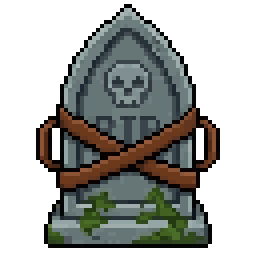
#> input picture tools/heroart/backs/grave.png, 64 x 64 px (shown 4 times larger)
$ python build.py
#> lines starting #> are read from the running program, lines starting #| are printed output that depends on the picture
# Things carried on the back (Nov 13, Skull Shop "Back cosmetics"): 64 px PixelLab pictures -> public/img/hero/backs.webp (one row), and the circling skull aura's skull
import os
from PIL import Image
H = os.path.dirname(os.path.abspath(__file__)); ROOT = os.path.dirname(os.path.dirname(os.path.dirname(H))); B = '/root/.claude/projects/-home-claude/654d5b11-96c9-5be1-9b01-ca0776c2bbeb/tool-results/mcp-remote-devices-blob-'
P = [('grave', '1794614641757-3yl7x7', 0), ('vial', '1794614643592-08802o', 0), ('swords', '1794614644511-faj7lj', 0), ('coffin', '1794614850751-8dketl', 0), ('banner', '1794614646269-4vhmum', 0), ('sack', '1794614852400-2low6t', 0), ('anchor', '1794614853556-mvves7', 1), ('keg', '1794614854576-uvaxo6', 0)]
def cut(blob, c, cols, i):
    im = Image.open(B + blob + '.png').convert('RGBA'); im = im.crop((0, 18, im.size[0], im.size[1])); t = im.crop((i % cols * c, i // cols * c, i % cols * c + c, i // cols * c + c)); px = t.load()
    for y in range(c):
        for x in range(c):
            if px[x, y][:3] == (31, 37, 44): px[x, y] = (0, 0, 0, 0)
    return t
out = Image.new('RGBA', (64 * len(P), 64))
#> out: PIL image 512x64 RGBA; every value is 0
for n, (k, blob, i) in enumerate(P):
    f = f'{H}/{k}.png'
    if not os.path.exists(f): cut(blob, 64, 8, i).save(f)
    t = Image.open(f); bb = t.getbbox(); c = t.crop(bb); out.paste(c, (n * 64 + (64 - c.width) // 2, (64 - c.height) // 2))
#> further down, t is the input picture: PIL image 64x64 RGBA; mean R, G, B, A 38.6, 39.8, 36.4, 124.3
#> after `bb = t.getbbox()`: bb = (9, 1, 55, 62)
#> after `c = t.crop(bb)`:
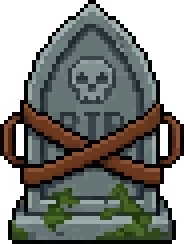
#> c: PIL image 46x61 RGBA (shown 4 times larger); mean R, G, B, A 56.3, 58.2, 53.1, 181.5; transparent parts drawn white
#> after `out.paste(c, (n * 64 + (64 - c.width) // 2, (64 - c.height) // 2))`:
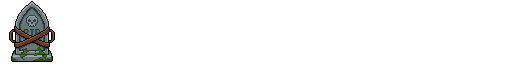
#> out: PIL image 512x64 RGBA; mean R, G, B, A 4.8, 5, 4.5, 15.5; transparent parts drawn white
#> pass 2 of the loop `for n, (k, blob, i) in enumerate(P):`:
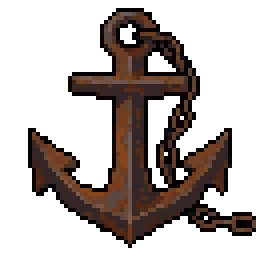
#> input picture tools/heroart/backs/anchor.png, 64 x 64 px, given in place of mcp-remote-devices-blob-1794614643592-08802o.png, which was not available (shown 4 times larger)
#> in cut, im is the input picture: PIL image 64x64 RGBA; mean R, G, B, A 21.6, 13.5, 10.4, 91.7
#> im: PIL image 64x46 RGBA
#> in cut, `t = im.crop((i % cols * c, i // cols * c, i % cols * c + c, i // cols `:
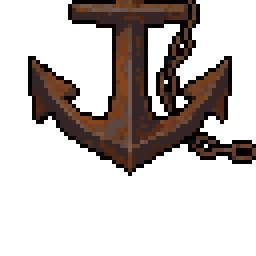
#> t: PIL image 64x64 RGBA (shown 4 times larger); mean R, G, B, A 18.7, 11.7, 9, 77.4; transparent parts drawn white
#> bb = (7, 0, 64, 44)
#> c: PIL image 57x44 RGBA
#> `out.paste(c, (n * 64 + (64 - c.width) // 2, (64 - c.height) // 2))`:
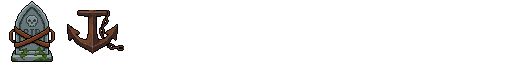
#> out: PIL image 512x64 RGBA; mean R, G, B, A 7.2, 6.4, 5.7, 25.2; transparent parts drawn white
#> (the run stopped early here; a loop or call above may not have finished)
